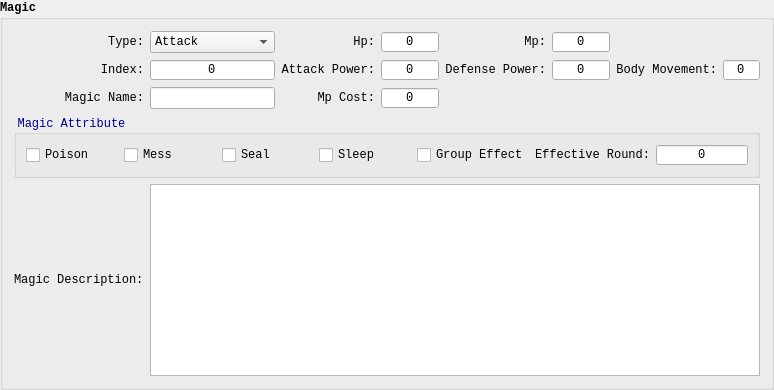
      <widget class="QGroupBox" name="magicBox">
       <property name="font">
        <font>
         <family>Consolas</family>
         <pointsize>9</pointsize>
         <bold>true</bold>
        </font>
       </property>
       <property name="styleSheet">
        <string notr="true">#magicBox {
	color: rgb(0, 0, 150);
	font-weight: bold;
}</string>
       </property>
       <property name="title">
        <string>Magic</string>
       </property>
       <layout class="QGridLayout" name="magicLayout" rowstretch="1,1,1,1,0">
        <item row="2" column="1">
         <widget class="QLineEdit" name="magicName">
          <property name="sizePolicy">
           <sizepolicy hsizetype="Minimum" vsizetype="Fixed">
            <horstretch>0</horstretch>
            <verstretch>0</verstretch>
           </sizepolicy>
          </property>
          <property name="font">
           <font>
            <family>Consolas</family>
            <pointsize>9</pointsize>
            <bold>false</bold>
           </font>
          </property>
          <property name="alignment">
           <set>Qt::AlignCenter</set>
          </property>
         </widget>
        </item>
        <item row="1" column="1">
         <widget class="QSpinBox" name="magicIdx">
          <property name="font">
           <font>
            <family>Consolas</family>
            <pointsize>9</pointsize>
            <bold>false</bold>
           </font>
          </property>
          <property name="alignment">
           <set>Qt::AlignCenter</set>
          </property>
          <property name="buttonSymbols">
           <enum>QAbstractSpinBox::NoButtons</enum>
          </property>
          <property name="maximum">
           <number>255</number>
          </property>
         </widget>
        </item>
        <item row="2" column="3">
         <widget class="QSpinBox" name="magicMpCost">
          <property name="font">
           <font>
            <family>Consolas</family>
            <pointsize>9</pointsize>
            <bold>false</bold>
           </font>
          </property>
          <property name="alignment">
           <set>Qt::AlignCenter</set>
          </property>
          <property name="buttonSymbols">
           <enum>QAbstractSpinBox::NoButtons</enum>
          </property>
          <property name="minimum">
           <number>0</number>
          </property>
          <property name="maximum">
           <number>255</number>
          </property>
         </widget>
        </item>
        <item row="2" column="0">
         <widget class="QLabel" name="magicNameLbl">
          <property name="font">
           <font>
            <family>Consolas</family>
            <pointsize>9</pointsize>
            <bold>false</bold>
           </font>
          </property>
          <property name="text">
           <string>Magic Name:</string>
          </property>
          <property name="alignment">
           <set>Qt::AlignRight|Qt::AlignTrailing|Qt::AlignVCenter</set>
          </property>
         </widget>
        </item>
        <item row="1" column="6">
         <widget class="QLabel" name="magicBodyMovementLbl">
          <property name="font">
           <font>
            <family>Consolas</family>
            <pointsize>9</pointsize>
            <bold>false</bold>
           </font>
          </property>
          <property name="text">
           <string>Body Movement:</string>
          </property>
          <property name="alignment">
           <set>Qt::AlignRight|Qt::AlignTrailing|Qt::AlignVCenter</set>
          </property>
         </widget>
        </item>
        <item row="1" column="4">
         <widget class="QLabel" name="magicDefensePowerLbl">
          <property name="font">
           <font>
            <family>Consolas</family>
            <pointsize>9</pointsize>
            <bold>false</bold>
           </font>
          </property>
          <property name="text">
           <string>Defense Power:</string>
          </property>
          <property name="alignment">
           <set>Qt::AlignRight|Qt::AlignTrailing|Qt::AlignVCenter</set>
          </property>
         </widget>
        </item>
        <item row="0" column="2">
         <widget class="QLabel" name="magicHpLbl">
          <property name="font">
           <font>
            <family>Consolas</family>
            <pointsize>9</pointsize>
            <bold>false</bold>
           </font>
          </property>
          <property name="text">
           <string>Hp:</string>
          </property>
          <property name="alignment">
           <set>Qt::AlignRight|Qt::AlignTrailing|Qt::AlignVCenter</set>
          </property>
         </widget>
        </item>
        <item row="2" column="2">
         <widget class="QLabel" name="magicMpCostLbl">
          <property name="font">
           <font>
            <family>Consolas</family>
            <pointsize>9</pointsize>
            <bold>false</bold>
           </font>
          </property>
          <property name="text">
           <string>Mp Cost:</string>
          </property>
          <property name="alignment">
           <set>Qt::AlignRight|Qt::AlignTrailing|Qt::AlignVCenter</set>
          </property>
         </widget>
        </item>
        <item row="1" column="0">
         <widget class="QLabel" name="magicIdxLbl">
          <property name="font">
           <font>
            <family>Consolas</family>
            <pointsize>9</pointsize>
            <bold>false</bold>
           </font>
          </property>
          <property name="text">
           <string>Index:</string>
          </property>
          <property name="alignment">
           <set>Qt::AlignRight|Qt::AlignTrailing|Qt::AlignVCenter</set>
          </property>
         </widget>
        </item>
        <item row="0" column="5">
         <widget class="QSpinBox" name="magicMp">
          <property name="font">
           <font>
            <family>Consolas</family>
            <pointsize>9</pointsize>
            <bold>false</bold>
           </font>
          </property>
          <property name="alignment">
           <set>Qt::AlignCenter</set>
          </property>
          <property name="buttonSymbols">
           <enum>QAbstractSpinBox::NoButtons</enum>
          </property>
          <property name="minimum">
           <number>-32768</number>
          </property>
          <property name="maximum">
           <number>32767</number>
          </property>
         </widget>
        </item>
        <item row="4" column="0">
         <widget class="QLabel" name="magicDescriptionLbl">
          <property name="font">
           <font>
            <family>Consolas</family>
            <pointsize>9</pointsize>
            <bold>false</bold>
           </font>
          </property>
          <property name="text">
           <string>Magic Description:</string>
          </property>
         </widget>
        </item>
        <item row="0" column="1">
         <widget class="QComboBox" name="magicType">
          <property name="font">
           <font>
            <family>Consolas</family>
            <pointsize>9</pointsize>
            <bold>false</bold>
           </font>
          </property>
          <item>
           <property name="text">
            <string>Attack</string>
           </property>
          </item>
          <item>
           <property name="text">
            <string>Enhance</string>
           </property>
          </item>
          <item>
           <property name="text">
            <string>Recovery</string>
           </property>
          </item>
          <item>
           <property name="text">
            <string>Assist</string>
           </property>
          </item>
          <item>
           <property name="text">
            <string>Special</string>
           </property>
          </item>
         </widget>
        </item>
        <item row="0" column="0">
         <widget class="QLabel" name="magicTypeLbl">
          <property name="font">
           <font>
            <family>Consolas</family>
            <pointsize>9</pointsize>
            <bold>false</bold>
           </font>
          </property>
          <property name="text">
           <string>Type:</string>
          </property>
          <property name="alignment">
           <set>Qt::AlignRight|Qt::AlignTrailing|Qt::AlignVCenter</set>
          </property>
         </widget>
        </item>
        <item row="1" column="3">
         <widget class="QSpinBox" name="magicAttackPower">
          <property name="font">
           <font>
            <family>Consolas</family>
            <pointsize>9</pointsize>
            <bold>false</bold>
           </font>
          </property>
          <property name="alignment">
           <set>Qt::AlignCenter</set>
          </property>
          <property name="buttonSymbols">
           <enum>QAbstractSpinBox::NoButtons</enum>
          </property>
          <property name="minimum">
           <number>0</number>
          </property>
          <property name="maximum">
           <number>255</number>
          </property>
         </widget>
        </item>
        <item row="0" column="3">
         <widget class="QSpinBox" name="magicHp">
          <property name="font">
           <font>
            <family>Consolas</family>
            <pointsize>9</pointsize>
            <bold>false</bold>
           </font>
          </property>
          <property name="alignment">
           <set>Qt::AlignCenter</set>
          </property>
          <property name="buttonSymbols">
           <enum>QAbstractSpinBox::NoButtons</enum>
          </property>
          <property name="minimum">
           <number>-32768</number>
          </property>
          <property name="maximum">
           <number>32767</number>
          </property>
         </widget>
        </item>
        <item row="3" column="0" colspan="8">
         <widget class="QGroupBox" name="magicAttrBox">
          <property name="font">
           <font>
            <family>Consolas</family>
            <pointsize>9</pointsize>
            <bold>false</bold>
           </font>
          </property>
          <property name="styleSheet">
           <string notr="true">#magicAttrBox {
	color: rgb(0, 0, 150);
}</string>
          </property>
          <property name="title">
           <string>Magic Attribute</string>
          </property>
          <layout class="QHBoxLayout" name="magicAttrHorLayout">
           <item>
            <widget class="QCheckBox" name="magicPoisonChk">
             <property name="font">
              <font>
               <family>Consolas</family>
               <pointsize>9</pointsize>
               <bold>false</bold>
              </font>
             </property>
             <property name="text">
              <string>Poison</string>
             </property>
            </widget>
           </item>
           <item>
            <widget class="QCheckBox" name="magicMessChk">
             <property name="font">
              <font>
               <family>Consolas</family>
               <pointsize>9</pointsize>
               <bold>false</bold>
              </font>
             </property>
             <property name="text">
              <string>Mess</string>
             </property>
            </widget>
           </item>
           <item>
            <widget class="QCheckBox" name="magicSealChk">
             <property name="font">
              <font>
               <family>Consolas</family>
               <pointsize>9</pointsize>
               <bold>false</bold>
              </font>
             </property>
             <property name="text">
              <string>Seal</string>
             </property>
            </widget>
           </item>
           <item>
            <widget class="QCheckBox" name="magicSleepChk">
             <property name="font">
              <font>
               <family>Consolas</family>
               <pointsize>9</pointsize>
               <bold>false</bold>
              </font>
             </property>
             <property name="text">
              <string>Sleep</string>
             </property>
            </widget>
           </item>
           <item>
            <widget class="QCheckBox" name="magicGroupEffectChk">
             <property name="font">
              <font>
               <family>Consolas</family>
               <pointsize>9</pointsize>
               <bold>false</bold>
              </font>
             </property>
             <property name="text">
              <string>Group Effect</string>
             </property>
            </widget>
           </item>
           <item>
            <widget class="QLabel" name="magicEffectiveRoundLbl">
             <property name="font">
              <font>
               <family>Consolas</family>
               <pointsize>9</pointsize>
               <bold>false</bold>
              </font>
             </property>
             <property name="text">
              <string>Effective Round:</string>
             </property>
             <property name="alignment">
              <set>Qt::AlignRight|Qt::AlignTrailing|Qt::AlignVCenter</set>
             </property>
            </widget>
           </item>
           <item>
            <widget class="QSpinBox" name="magicEffectiveRound">
             <property name="font">
              <font>
               <family>Consolas</family>
               <pointsize>9</pointsize>
               <bold>false</bold>
              </font>
             </property>
             <property name="alignment">
              <set>Qt::AlignCenter</set>
             </property>
             <property name="buttonSymbols">
              <enum>QAbstractSpinBox::NoButtons</enum>
             </property>
             <property name="maximum">
              <number>9</number>
             </property>
            </widget>
           </item>
          </layout>
         </widget>
        </item>
        <item row="0" column="4">
         <widget class="QLabel" name="magicMpLbl">
          <property name="font">
           <font>
            <family>Consolas</family>
            <pointsize>9</pointsize>
            <bold>false</bold>
           </font>
          </property>
          <property name="text">
           <string>Mp:</string>
          </property>
          <property name="alignment">
           <set>Qt::AlignRight|Qt::AlignTrailing|Qt::AlignVCenter</set>
          </property>
         </widget>
        </item>
        <item row="1" column="7">
         <widget class="QSpinBox" name="magicBodyMovement">
          <property name="font">
           <font>
            <family>Consolas</family>
            <pointsize>9</pointsize>
            <bold>false</bold>
           </font>
          </property>
          <property name="alignment">
           <set>Qt::AlignCenter</set>
          </property>
          <property name="buttonSymbols">
           <enum>QAbstractSpinBox::NoButtons</enum>
          </property>
          <property name="minimum">
           <number>0</number>
          </property>
          <property name="maximum">
           <number>255</number>
          </property>
         </widget>
        </item>
        <item row="1" column="2">
         <widget class="QLabel" name="magicAttackPowerLbl">
          <property name="font">
           <font>
            <family>Consolas</family>
            <pointsize>9</pointsize>
            <bold>false</bold>
           </font>
          </property>
          <property name="text">
           <string>Attack Power:</string>
          </property>
          <property name="alignment">
           <set>Qt::AlignRight|Qt::AlignTrailing|Qt::AlignVCenter</set>
          </property>
         </widget>
        </item>
        <item row="1" column="5">
         <widget class="QSpinBox" name="magicDefensePower">
          <property name="font">
           <font>
            <family>Consolas</family>
            <pointsize>9</pointsize>
            <bold>false</bold>
           </font>
          </property>
          <property name="alignment">
           <set>Qt::AlignCenter</set>
          </property>
          <property name="buttonSymbols">
           <enum>QAbstractSpinBox::NoButtons</enum>
          </property>
          <property name="minimum">
           <number>0</number>
          </property>
          <property name="maximum">
           <number>255</number>
          </property>
         </widget>
        </item>
        <item row="4" column="1" colspan="7">
         <widget class="QTextEdit" name="magicDescription">
          <property name="font">
           <font>
            <family>Consolas</family>
            <pointsize>9</pointsize>
            <bold>false</bold>
           </font>
          </property>
         </widget>
        </item>
       </layout>
      </widget>
